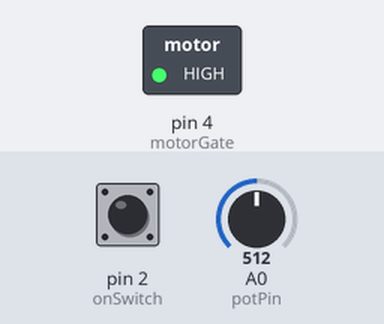
This sketch was run on a simulated Arduino Uno, built with avr-gcc and run on an emulated ATmega328P. On the bench: switched loads named in the sketch (green lamp = pin HIGH). Inputs (shaded band) come from the test bench; at power-on: A0 (potPin) = 512, pin 2 (onSwitch) HIGH.

Above: at 1.2 s.
1.3 s: A0 (potPin) set to 138
2.8 s: A0 (potPin) set to 116
At 3.2 s:
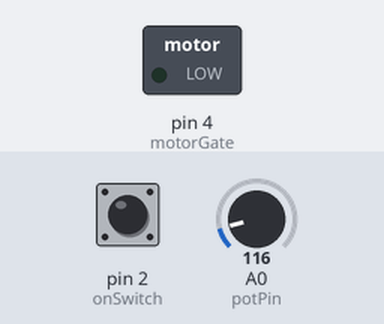
4.3 s: A0 (potPin) set to 265
At 5.5 s:
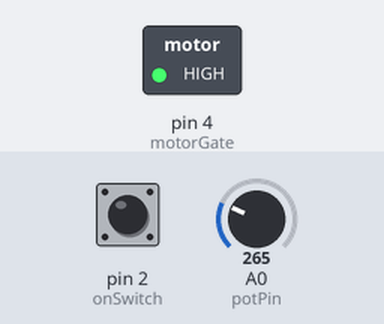
5.8 s: A0 (potPin) set to 122
At 6.7 s:
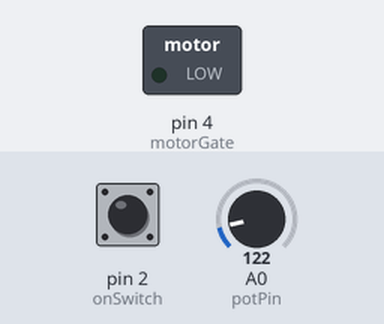
Timing chart, 0 to 8.3 s (numbered marks = the images above; inputs shaded):
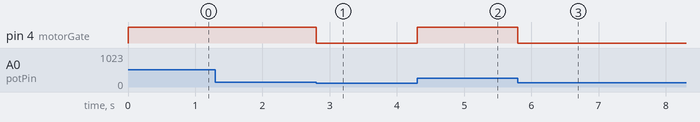

The sketch:

Motor2A.ino
```cpp
/*
 *  Motor
 *  Phase 2A
 *  Corbeau Team
 *  Junior Design
 *  1/28/20
 */

int onSwitch = 2;
int motorGate = 4;
int potPin = A0;
int motorValue = 0;
int potValue = 0;

void setup() {
  pinMode(motorGate, OUTPUT);
  pinMode(onSwitch, INPUT_PULLUP);
}

void loop() {
  potValue = analogRead(potPin);
  if (potValue < 0 ){
    potValue = 0;
  } else if (potValue > 255){
    potValue = 255;
  }
  analogWrite(motorGate, motorValue);

  if(digitalRead(onSwitch)){
    motorValue = potValue;
  } else{
    motorValue = 0;
  }

}
```

Measured:
- the behaviour switches between 128 and 127 on A0 (potPin) (found by bisection; images 0 and 1)
- after the input at 1.3 s, every drawn part: stays the same
- after the input at 2.8 s, pin 4 (motorGate): HIGH → LOW at once
- after the input at 4.3 s, pin 4 (motorGate): LOW → HIGH at once
- after the input at 5.8 s, pin 4 (motorGate): HIGH → LOW at once
